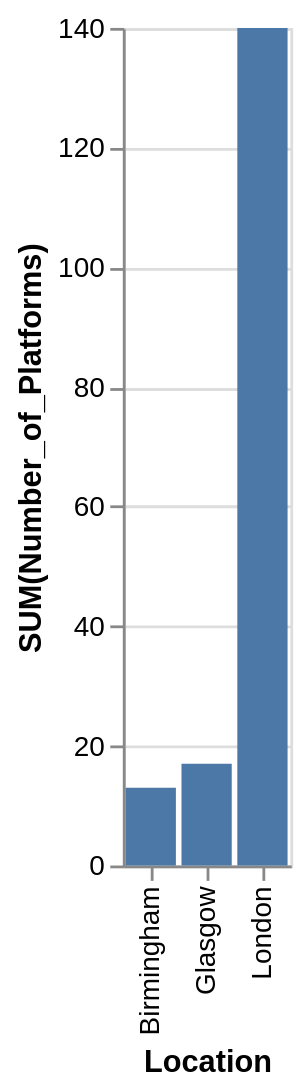

Vega-Lite specification for this chart:
### Vega-Lite specification from a JSON file in a GitHub repository (floating-point values rounded to 4 significant figures)
{"data": {"values": [{"x_data": "Birmingham", "y_data": 13}, {"x_data": "Glasgow", "y_data": 17}, {"x_data": "London", "y_data": 140}]}, "mark": "bar", "encoding": {"x": {"field": "x_data", "type": "nominal", "title": "Location", "sort": "ascending"}, "y": {"field": "y_data", "type": "quantitative", "title": "SUM(Number_of_Platforms)"}}}
